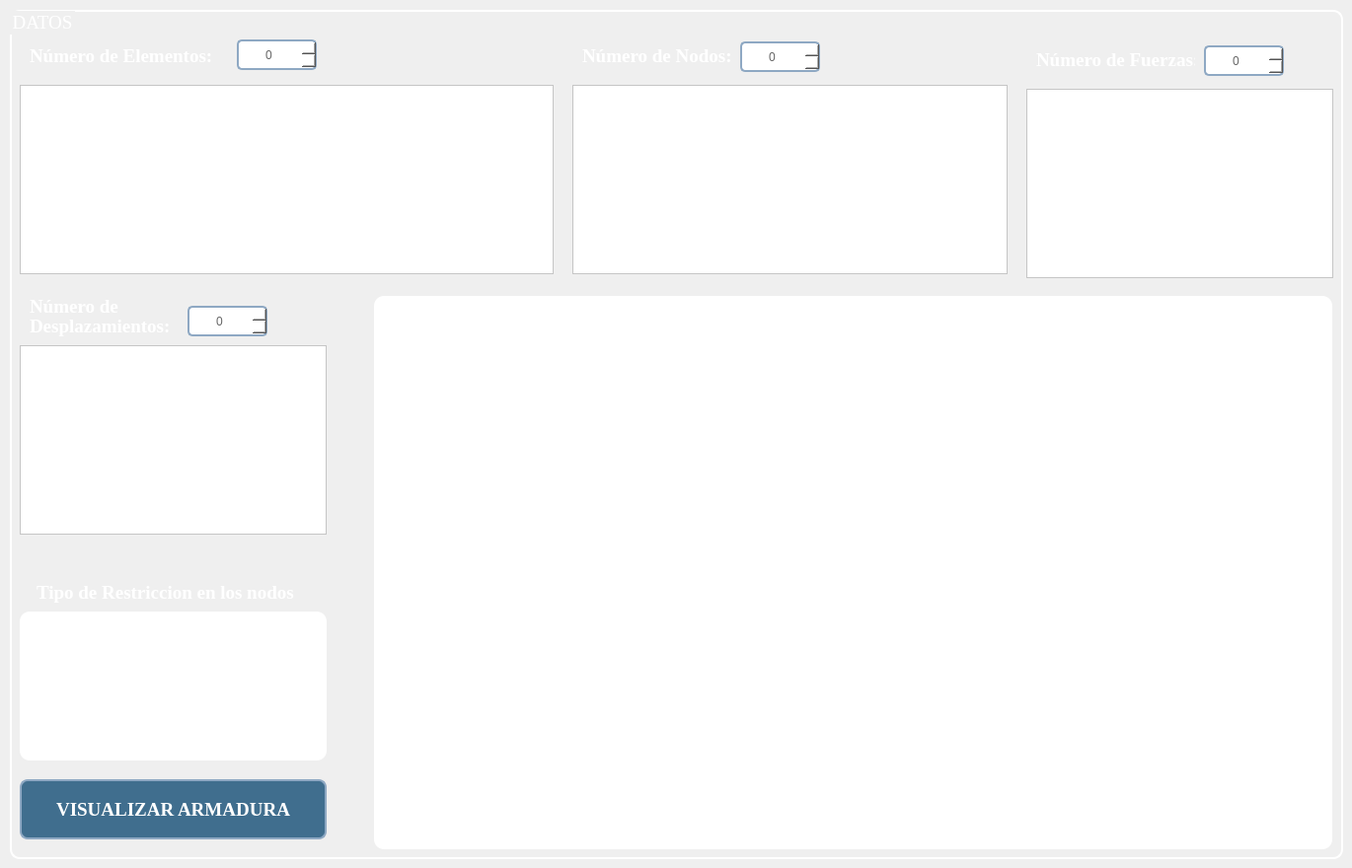
       <widget class="QWidget" name="pag_1">
        <widget class="QGroupBox" name="groupBox">
         <property name="geometry">
          <rect>
           <x>10</x>
           <y>10</y>
           <width>1351</width>
           <height>861</height>
          </rect>
         </property>
         <property name="font">
          <font>
           <family>Times New Roman</family>
           <pointsize>14</pointsize>
           <weight>9</weight>
           <italic>false</italic>
           <bold>false</bold>
          </font>
         </property>
         <property name="styleSheet">
          <string notr="true">QGroupBox{
	/* Ancho y color del borde*/
	border: 2px solid rgb(255, 255, 255);

	/* Radio del borde */
	border-radius: 10px;

	/* Formato de la letra */
	font: 75 14pt &quot;Times New Roman&quot;;

	/*Color de la letra*/
	color: rgb(255, 255, 255);
}</string>
         </property>
         <property name="title">
          <string>DATOS</string>
         </property>
         <widget class="QTableWidget" name="tbl_elem">
          <property name="geometry">
           <rect>
            <x>10</x>
            <y>76</y>
            <width>541</width>
            <height>192</height>
           </rect>
          </property>
          <property name="font">
           <font>
            <family>Times New Roman</family>
            <pointsize>14</pointsize>
            <weight>9</weight>
            <italic>false</italic>
            <bold>false</bold>
           </font>
          </property>
          <property name="styleSheet">
           <string notr="true">QTableWidget{
	/* Color de Fondo de la tabla */
	background-color: rgb(255, 255, 255);

	/* Formato a las letras en la tabla*/
	font: 75 14pt &quot;Times New Roman&quot;;
	
}

QHeaderView{
	/* Color de Fondo del encabezado */
	background-color: rgb(255, 255, 255);

	/* Formato a las letras en la cabeceras*/
	font: 75 14pt &quot;Times New Roman&quot;;
}
</string>
          </property>
          <property name="rowCount">
           <number>0</number>
          </property>
          <attribute name="horizontalHeaderVisible">
           <bool>false</bool>
          </attribute>
          <attribute name="verticalHeaderVisible">
           <bool>false</bool>
          </attribute>
          <column>
           <property name="text">
            <string>Elemento</string>
           </property>
          </column>
          <column>
           <property name="text">
            <string>Area</string>
           </property>
          </column>
          <column>
           <property name="text">
            <string>Mod. Elast.</string>
           </property>
          </column>
          <column>
           <property name="text">
            <string>Nodo Inicial</string>
           </property>
          </column>
          <column>
           <property name="text">
            <string>Nodo Final</string>
           </property>
          </column>
         </widget>
         <widget class="QSpinBox" name="sp_numElem">
          <property name="geometry">
           <rect>
            <x>230</x>
            <y>30</y>
            <width>81</width>
            <height>31</height>
           </rect>
          </property>
          <property name="styleSheet">
           <string notr="true">QSpinBox{
	/* Borde */
	border: 2px solid rgb(142, 168, 195);
	border-radius: 5px;

	/* Color de fondo */
	background-color:rgb(255, 255, 255); 

	/* Color de Letras */
	color: rgb(100,100,100);

	/* Formato de Letras */
	font: 75 14pt &quot;Times New Roman&quot;;
}



QSpinBox:hover{
	/* Borde */
	border: 2px solid rgb(255, 195, 15)

}
</string>
          </property>
          <property name="alignment">
           <set>Qt::AlignCenter</set>
          </property>
         </widget>
         <widget class="QLabel" name="label">
          <property name="geometry">
           <rect>
            <x>20</x>
            <y>36</y>
            <width>191</width>
            <height>21</height>
           </rect>
          </property>
          <property name="font">
           <font>
            <family>Times New Roman</family>
            <pointsize>14</pointsize>
            <weight>9</weight>
            <italic>false</italic>
            <bold>false</bold>
           </font>
          </property>
          <property name="styleSheet">
           <string notr="true">QLabel{

	/* Color de Fondo*/
	background-color: None;
	
	/* Formato de la letra */
	font: 75 14pt &quot;Times New Roman&quot;;
	
	/* Color de la letra */
	color: rgb(255, 255, 255);
}</string>
          </property>
          <property name="text">
           <string>&lt;html&gt;&lt;head/&gt;&lt;body&gt;&lt;p&gt;&lt;span style=&quot; font-weight:600;&quot;&gt;Número de Elementos:&lt;/span&gt;&lt;/p&gt;&lt;/body&gt;&lt;/html&gt;</string>
          </property>
         </widget>
         <widget class="QSpinBox" name="sp_numNodo">
          <property name="geometry">
           <rect>
            <x>740</x>
            <y>32</y>
            <width>81</width>
            <height>31</height>
           </rect>
          </property>
          <property name="styleSheet">
           <string notr="true">QSpinBox{
	/* Borde */
	border: 2px solid rgb(142, 168, 195);
	border-radius: 5px;

	/* Color de fondo */
	background-color:rgb(255, 255, 255); 

	/* Color de Letras */
	color: rgb(100,100,100);

	/* Formato de Letras */
	font: 75 14pt &quot;Times New Roman&quot;;
}



QSpinBox:hover{
	/* Borde */
	border: 2px solid rgb(255, 195, 15)

}
</string>
          </property>
          <property name="alignment">
           <set>Qt::AlignCenter</set>
          </property>
         </widget>
         <widget class="QLabel" name="label_2">
          <property name="geometry">
           <rect>
            <x>580</x>
            <y>36</y>
            <width>161</width>
            <height>21</height>
           </rect>
          </property>
          <property name="font">
           <font>
            <family>Times New Roman</family>
            <pointsize>14</pointsize>
            <weight>9</weight>
            <italic>false</italic>
            <bold>false</bold>
           </font>
          </property>
          <property name="styleSheet">
           <string notr="true">QLabel{
	
	background-color: None;
	
	font: 75 14pt &quot;Times New Roman&quot;;
	
	color: rgb(255, 255, 255);
}</string>
          </property>
          <property name="text">
           <string>&lt;html&gt;&lt;head/&gt;&lt;body&gt;&lt;p&gt;&lt;span style=&quot; font-weight:600;&quot;&gt;Número de Nodos:&lt;/span&gt;&lt;/p&gt;&lt;/body&gt;&lt;/html&gt;</string>
          </property>
         </widget>
         <widget class="QTableWidget" name="tbl_nod">
          <property name="geometry">
           <rect>
            <x>570</x>
            <y>76</y>
            <width>441</width>
            <height>192</height>
           </rect>
          </property>
          <property name="font">
           <font>
            <family>Times New Roman</family>
            <pointsize>14</pointsize>
            <weight>9</weight>
            <italic>false</italic>
            <bold>false</bold>
           </font>
          </property>
          <property name="styleSheet">
           <string notr="true">QTableWidget{
	
	background-color: rgb(255, 255, 255);

	/* Formato a las letras*/
	font: 75 14pt &quot;Times New Roman&quot;;
	
}

QHeaderView{

	background-color: rgb(255, 255, 255);
	/* Formato a las cabeceras*/
	font: 75 14pt &quot;Times New Roman&quot;;
}
</string>
          </property>
          <property name="rowCount">
           <number>0</number>
          </property>
          <attribute name="horizontalHeaderVisible">
           <bool>false</bool>
          </attribute>
          <attribute name="verticalHeaderVisible">
           <bool>false</bool>
          </attribute>
          <column>
           <property name="text">
            <string>Nodo</string>
           </property>
          </column>
          <column>
           <property name="text">
            <string>Coord. X</string>
           </property>
          </column>
          <column>
           <property name="text">
            <string>Coord. Y</string>
           </property>
          </column>
          <column>
           <property name="text">
            <string>Tipo</string>
           </property>
          </column>
         </widget>
         <widget class="QSpinBox" name="sp_fuerzas">
          <property name="geometry">
           <rect>
            <x>1210</x>
            <y>36</y>
            <width>81</width>
            <height>31</height>
           </rect>
          </property>
          <property name="styleSheet">
           <string notr="true">QSpinBox{
	/* Borde */
	border: 2px solid rgb(142, 168, 195);
	border-radius: 5px;

	/* Color de fondo */
	background-color:rgb(255, 255, 255); 

	/* Color de Letras */
	color: rgb(100,100,100);

	/* Formato de Letras */
	font: 75 14pt &quot;Times New Roman&quot;;
}



QSpinBox:hover{
	/* Borde */
	border: 2px solid rgb(255, 195, 15)

}
</string>
          </property>
          <property name="alignment">
           <set>Qt::AlignCenter</set>
          </property>
         </widget>
         <widget class="QLabel" name="label_3">
          <property name="geometry">
           <rect>
            <x>1040</x>
            <y>40</y>
            <width>161</width>
            <height>21</height>
           </rect>
          </property>
          <property name="font">
           <font>
            <family>Times New Roman</family>
            <pointsize>14</pointsize>
            <weight>9</weight>
            <italic>false</italic>
            <bold>false</bold>
           </font>
          </property>
          <property name="styleSheet">
           <string notr="true">QLabel{
	
	background-color: None;
	
	font: 75 14pt &quot;Times New Roman&quot;;
	
	color: rgb(255, 255, 255);
}</string>
          </property>
          <property name="text">
           <string>&lt;html&gt;&lt;head/&gt;&lt;body&gt;&lt;p&gt;&lt;span style=&quot; font-weight:600;&quot;&gt;Número de Fuerzas:&lt;/span&gt;&lt;/p&gt;&lt;/body&gt;&lt;/html&gt;</string>
          </property>
         </widget>
         <widget class="QTableWidget" name="tbl_fuerzas">
          <property name="geometry">
           <rect>
            <x>1030</x>
            <y>80</y>
            <width>311</width>
            <height>192</height>
           </rect>
          </property>
          <property name="font">
           <font>
            <family>Times New Roman</family>
            <pointsize>14</pointsize>
            <weight>9</weight>
            <italic>false</italic>
            <bold>false</bold>
           </font>
          </property>
          <property name="styleSheet">
           <string notr="true">QTableWidget{
	
	background-color: rgb(255, 255, 255);

	/* Formato a las letras*/
	font: 75 14pt &quot;Times New Roman&quot;;
	
}

QHeaderView{

	background-color: rgb(255, 255, 255);
	/* Formato a las cabeceras*/
	font: 75 14pt &quot;Times New Roman&quot;;
}
</string>
          </property>
          <property name="rowCount">
           <number>0</number>
          </property>
          <attribute name="horizontalHeaderVisible">
           <bool>false</bool>
          </attribute>
          <attribute name="verticalHeaderVisible">
           <bool>false</bool>
          </attribute>
          <column>
           <property name="text">
            <string>Fuerza</string>
           </property>
          </column>
          <column>
           <property name="text">
            <string>Nodo</string>
           </property>
          </column>
          <column>
           <property name="text">
            <string>Dirección</string>
           </property>
          </column>
         </widget>
         <widget class="QSpinBox" name="sp_desp">
          <property name="geometry">
           <rect>
            <x>180</x>
            <y>300</y>
            <width>81</width>
            <height>31</height>
           </rect>
          </property>
          <property name="styleSheet">
           <string notr="true">QSpinBox{
	/* Borde */
	border: 2px solid rgb(142, 168, 195);
	border-radius: 5px;

	/* Color de fondo */
	background-color:rgb(255, 255, 255); 

	/* Color de Letras */
	color: rgb(100,100,100);

	/* Formato de Letras */
	font: 75 14pt &quot;Times New Roman&quot;;
}



QSpinBox:hover{
	/* Borde */
	border: 2px solid rgb(255, 195, 15)

}
</string>
          </property>
          <property name="alignment">
           <set>Qt::AlignCenter</set>
          </property>
         </widget>
         <widget class="QTableWidget" name="tbl_desp">
          <property name="geometry">
           <rect>
            <x>10</x>
            <y>340</y>
            <width>311</width>
            <height>192</height>
           </rect>
          </property>
          <property name="font">
           <font>
            <family>Times New Roman</family>
            <pointsize>14</pointsize>
            <weight>9</weight>
            <italic>false</italic>
            <bold>false</bold>
           </font>
          </property>
          <property name="styleSheet">
           <string notr="true">QTableWidget{
	
	background-color: rgb(255, 255, 255);

	/* Formato a las letras*/
	font: 75 14pt &quot;Times New Roman&quot;;
	
}

QHeaderView{

	background-color: rgb(255, 255, 255);
	/* Formato a las cabeceras*/
	font: 75 14pt &quot;Times New Roman&quot;;
}
</string>
          </property>
          <property name="rowCount">
           <number>0</number>
          </property>
          <attribute name="horizontalHeaderVisible">
           <bool>false</bool>
          </attribute>
          <attribute name="verticalHeaderVisible">
           <bool>false</bool>
          </attribute>
          <column>
           <property name="text">
            <string>Despla.</string>
           </property>
          </column>
          <column>
           <property name="text">
            <string>Nodo</string>
           </property>
          </column>
          <column>
           <property name="text">
            <string>Dirección</string>
           </property>
          </column>
         </widget>
         <widget class="QLabel" name="label_4">
          <property name="geometry">
           <rect>
            <x>20</x>
            <y>290</y>
            <width>161</width>
            <height>21</height>
           </rect>
          </property>
          <property name="font">
           <font>
            <family>Times New Roman</family>
            <pointsize>14</pointsize>
            <weight>9</weight>
            <italic>false</italic>
            <bold>false</bold>
           </font>
          </property>
          <property name="styleSheet">
           <string notr="true">QLabel{
	
	background-color: None;
	
	font: 75 14pt &quot;Times New Roman&quot;;
	
	color: rgb(255, 255, 255);
}</string>
          </property>
          <property name="text">
           <string>&lt;html&gt;&lt;head/&gt;&lt;body&gt;&lt;p&gt;&lt;span style=&quot; font-weight:600;&quot;&gt;Número de&lt;/span&gt;&lt;/p&gt;&lt;/body&gt;&lt;/html&gt;</string>
          </property>
         </widget>
         <widget class="QLabel" name="label_5">
          <property name="geometry">
           <rect>
            <x>20</x>
            <y>310</y>
            <width>151</width>
            <height>21</height>
           </rect>
          </property>
          <property name="font">
           <font>
            <family>Times New Roman</family>
            <pointsize>14</pointsize>
            <weight>9</weight>
            <italic>false</italic>
            <bold>false</bold>
           </font>
          </property>
          <property name="styleSheet">
           <string notr="true">QLabel{
	
	background-color: None;
	
	font: 75 14pt &quot;Times New Roman&quot;;
	
	color: rgb(255, 255, 255);
}</string>
          </property>
          <property name="text">
           <string>&lt;html&gt;&lt;head/&gt;&lt;body&gt;&lt;p&gt;&lt;span style=&quot; font-weight:600;&quot;&gt;Desplazamientos:&lt;/span&gt;&lt;/p&gt;&lt;/body&gt;&lt;/html&gt;</string>
          </property>
         </widget>
         <widget class="MatplotlibWidgetLienzo" name="wgt_armadura" native="true">
          <property name="geometry">
           <rect>
            <x>369</x>
            <y>290</y>
            <width>971</width>
            <height>561</height>
           </rect>
          </property>
          <property name="styleSheet">
           <string notr="true">/*Color de Fondo*/
background-color: rgb(255, 255, 255);

/* Radio del borde */
border-radius: 10px;</string>
          </property>
         </widget>
         <widget class="MatplotlibWidgetLienzo" name="wgt_restricciones" native="true">
          <property name="geometry">
           <rect>
            <x>10</x>
            <y>610</y>
            <width>311</width>
            <height>151</height>
           </rect>
          </property>
          <property name="styleSheet">
           <string notr="true">background-color: rgb(255, 255, 255);
border-radius: 10px;</string>
          </property>
         </widget>
         <widget class="QLabel" name="label_6">
          <property name="geometry">
           <rect>
            <x>27</x>
            <y>580</y>
            <width>281</width>
            <height>21</height>
           </rect>
          </property>
          <property name="font">
           <font>
            <family>Times New Roman</family>
            <pointsize>14</pointsize>
            <weight>9</weight>
            <italic>false</italic>
            <bold>false</bold>
           </font>
          </property>
          <property name="styleSheet">
           <string notr="true">QLabel{
	
	background-color: None;
	
	font: 75 14pt &quot;Times New Roman&quot;;
	
	color: rgb(255, 255, 255);
}</string>
          </property>
          <property name="text">
           <string>&lt;html&gt;&lt;head/&gt;&lt;body&gt;&lt;p&gt;&lt;span style=&quot; font-weight:600;&quot;&gt;Tipo de Restriccion en los nodos&lt;/span&gt;&lt;/p&gt;&lt;/body&gt;&lt;/html&gt;</string>
          </property>
         </widget>
         <widget class="QPushButton" name="btn_visualizar">
          <property name="geometry">
           <rect>
            <x>10</x>
            <y>780</y>
            <width>311</width>
            <height>61</height>
           </rect>
          </property>
          <property name="font">
           <font>
            <family>Times New Roman</family>
            <pointsize>14</pointsize>
            <weight>75</weight>
            <italic>false</italic>
            <bold>true</bold>
           </font>
          </property>
          <property name="toolTip">
           <string>&lt;html&gt;&lt;head/&gt;&lt;body&gt;&lt;p&gt;&lt;span style=&quot; font-weight:600;&quot;&gt;VISUALIZAR ARMADURA&lt;/span&gt;&lt;/p&gt;&lt;/body&gt;&lt;/html&gt;</string>
          </property>
          <property name="styleSheet">
           <string notr="true">
QPushButton{	
	/* Color de Fondo */
	background-color: rgb(64, 110, 142);

	/* Ancho y color del borde */
	border: 2px solid rgb(142, 168, 195);
	
	/* Color de las letras */
	color: rgb(255, 255, 255);

	/* Radio del borde */
	border-radius: 8px;
}

QPushButton:hover{	
	/* Color de Fondo (al pasar el ratón) */
	background-color: rgb(142, 168, 195);

	/* Ancho y color del borde (al pasar el ratón) */
	border: 2px solid rgb(203, 247, 237);
}

QPushButton:pressed{	
	/* Color de Fondo (al presionar el botón) */
	background-color: rgb(203, 247, 237);
	
	/* Color de Fondo (al presionar el botón) */
	border: 2px solid rgb(246, 253, 157);
}</string>
          </property>
          <property name="text">
           <string>VISUALIZAR ARMADURA</string>
          </property>
         </widget>
        </widget>
       </widget>
